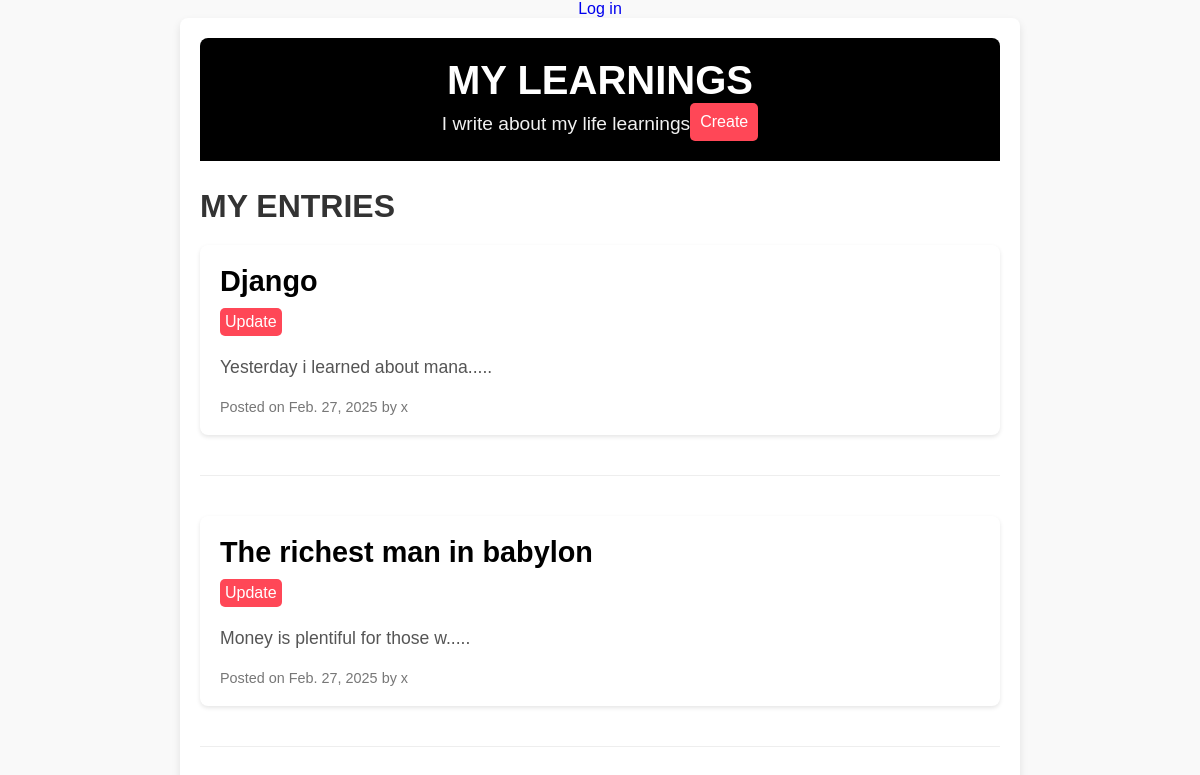
The app's page /, older data.
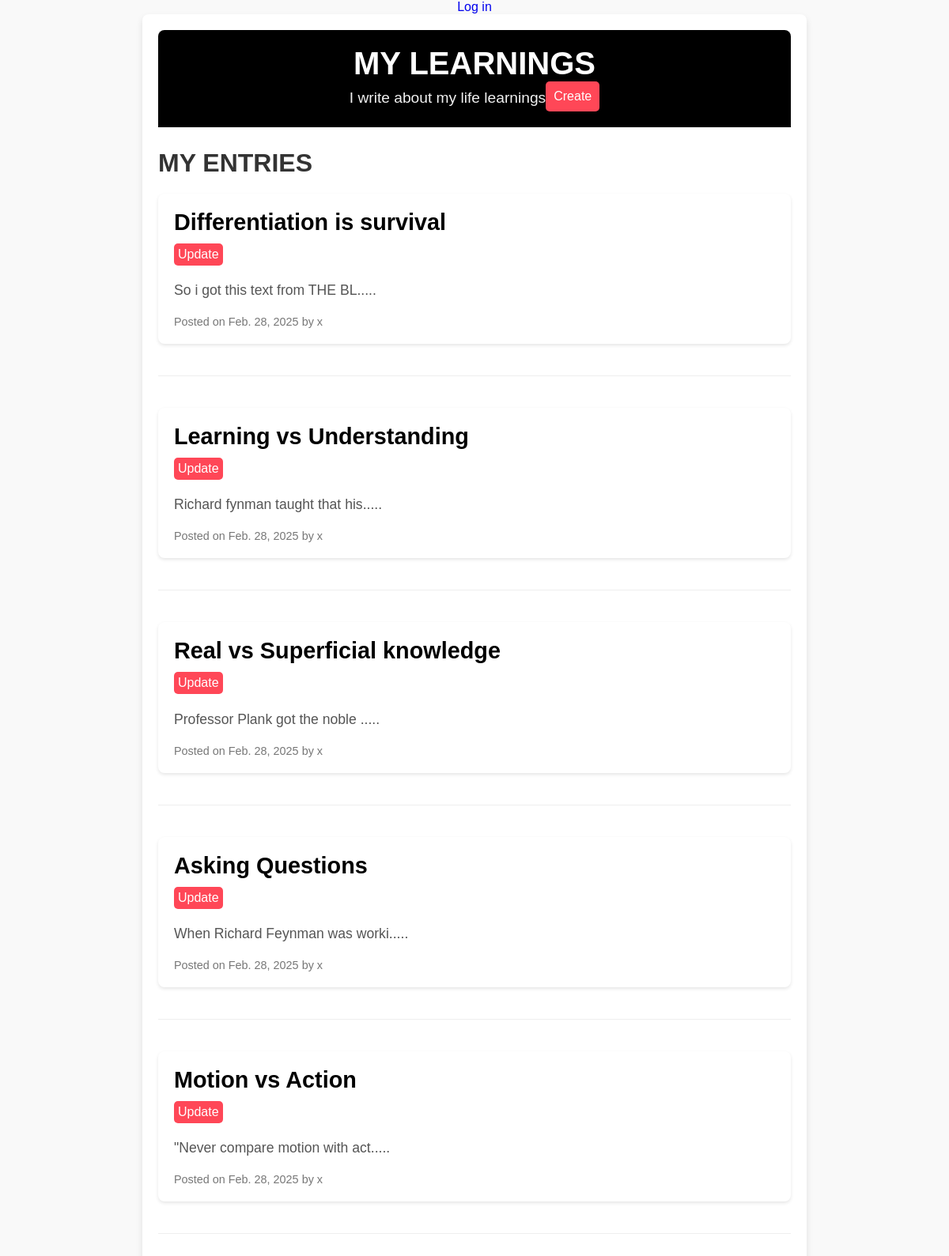
The same page, newer data.
### blogapp/models.py (models this page shows, shortened)
class BlogEntry(models.Model):
    title = models.CharField(max_length=100)
    author = models.ForeignKey('auth.User', on_delete=models.CASCADE)
    particular = models.TextField()
    date = models.DateField(auto_now_add=True)
    blog = models.Manager()
    slug = models.SlugField(blank=True)
    class Meta:
        verbose_name_plural = 'Blog Enteries'
    def get_absolute_url(self):
        return reverse("detail", kwargs={"slug": self.slug})

### blogapp/views.py (the view)
# urls.py: path('',MainPage.as_view(), name='main'),
class MainPage(ListView):
    model = BlogEntry
    template_name = 'home.html'
    context_object_name = 'blogs'
    slug_field = 'slug'
    slug_url_kwargs = 'slug'

### templates/home.html
{% extends "base.html" %}
{% block content %}
<div class="blog-container">
    <header class="blog-header">
        <h1>MY LEARNINGS</h1>
        <div class="header-content">
            <p class="subtitle">I write about my life learnings</p>
            <form action='{% url "create" %}'>
                <button type='submit' class='createbutton'>Create</button>
            </form>
        </div>
    </header>
    <section class="blog-entries">
        <h2>MY ENTRIES</h2>
        <div class="entries-list">
            {% for blog in blogs %}
                <article class="blog-entry">
                    <a href="{{ blog.get_absolute_url }}"><h3 class="entry-title"><strong>{{ blog.title }}</strong></h3></a>
                    <form action='{% url 'update' blog.slug %}'>
                        <button type='submit' class='updatebutton'>Update</button>
                    </form>
                    <p class="entry-content">{{ blog.particular|slice:":30  " }}.....</p>
                    <p class="entry-meta">Posted on {{ blog.date }} by {{ blog.author }}</p>
                </article>
                <hr class="entry-divider">
            {% endfor %}
        </div>
    </section>
</div>
{% endblock %}

### templates/base.html (shortened to what this page needs)
<!DOCTYPE html>
{% load static %}
<html lang="en">
<head>
    <link href="{% static 'css/style.css' %}" rel="stylesheet" >
</head>
<body>
    <div class='logins'>
        {% if user.is_authenticated %}
            <pre>                                                                                           Hi, <strong>{{ user.username }}                                                                               </strong></pre>
            <form method="post" action="{% url 'logout' %}">
                {% csrf_token %}
                <button type="submit" class='logout'>Log out</button>
            </form>
        {% else %}
            <a href='{% url 'login' %}'>Log in</a>
        {% endif %}
    </div>
    {% block content %}
    {% endblock %}
</body>
</html>

### static/css/style.css (style rules this page uses)
body { font-family: 'Arial', sans-serif; background-color: #f9f9f9; color: #333; margin: 0; padding: 0; }
.blog-container { max-width: 800px; margin: 0 auto; padding: 20px; background-color: #fff; box-shadow: 0 4px 8px rgba(0, 0, 0, 0.1); border-radius: 8px; }
.blog-header { display: flex; flex-direction: column; align-items: center; padding: 20px 0; background-color: #000000; color: #fff; border-radius: 8px 8px 0 0; }
.blog-header h1 { font-size: 2.5rem; margin: 0; }
.header-content { display: flex; justify-content: center; }
.createbutton { background-color: #ff4757; color: white; border: none; padding: 10px 10px; font-size: 1rem; cursor: pointer; border-radius: 5px; }
.updatebutton { background-color: #ff4757; color: white; border: none; padding: 5px 5px; font-size: 1rem; cursor: pointer; border-radius: 5px; }
.blog-header .subtitle { font-size: 1.2rem; margin: 10px 0 0; color: #f1f1f1; }
.blog-entries { margin-top: 20px; }
.blog-entries h2 { font-size: 2rem; color: #333; margin-bottom: 20px; }
.entries-list { display: flex; flex-direction: column; gap: 20px; }
.blog-entry { background-color: #fff; padding: 20px; border-radius: 8px; box-shadow: 0 2px 4px rgba(0, 0, 0, 0.1); }
.entry-title { font-size: 1.8rem; color: #000000; margin: 0 0 10px; }
.entry-content { font-size: 1.1rem; line-height: 1.6; color: #555; }
.entry-meta { font-size: 0.9rem; color: #777; margin: 10px 0 0; }
.entry-divider { border: 0; height: 1px; background: #eee; margin: 20px 0; }
a { text-decoration: none; }
.logins { display: flex; width: 100%; justify-content: center; align-items: center; }

Row changes from the older to the newer data that the page shows:
removed BlogEntry: title "Django", particular "Yesterday i learned about mana", date "Feb. 27, 2025", author "x"
removed BlogEntry: title "The richest man in babylon", particular "Money is plentiful for those w", date "Feb. 27, 2025", author "x"
added BlogEntry: title "Differentiation is survival", particular "So i got this text from THE BL", date "Feb. 28, 2025", author "x"
added BlogEntry: title "Learning vs Understanding", particular "Richard fynman taught that his", date "Feb. 28, 2025", author "x"
added BlogEntry: title "Real vs Superficial knowledge", particular "Professor Plank got the noble", date "Feb. 28, 2025", author "x"
added BlogEntry: title "Asking Questions", particular "When Richard Feynman was worki", date "Feb. 28, 2025", author "x"
added BlogEntry: title "Motion vs Action", particular "\"Never compare motion with act", date "Feb. 28, 2025", author "x"
